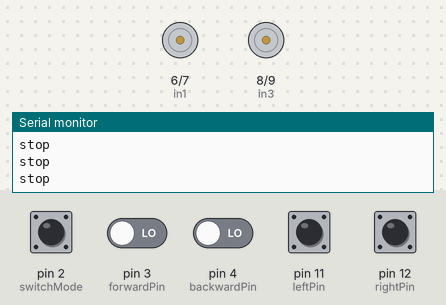
The sketch below on a simulated Arduino Uno, built with avr-gcc and run on an emulated ATmega328P. On the bench: motor-driver pin pairs drawn as motors (green arrow = first pin HIGH = forward, orange = second pin HIGH = backward, longer = more drive, scaled by the enable pin), the last lines printed to the serial monitor. The inputs (shaded band) are chosen by the test bench; at power-on: pin 2 (switchMode), pin 3 (forwardPin), pin 4 (backwardPin), pin 11 (leftPin), pin 12 (rightPin) LOW.

Above: at 1.3 s.
1.4 s: pin 11 (leftPin) pulled HIGH for 0.15 s
At 1.55 s:
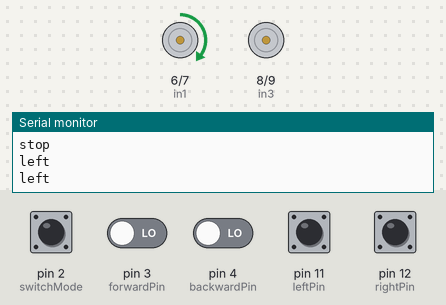
3.2 s: pin 3 (forwardPin) driven HIGH
At 4.2 s:
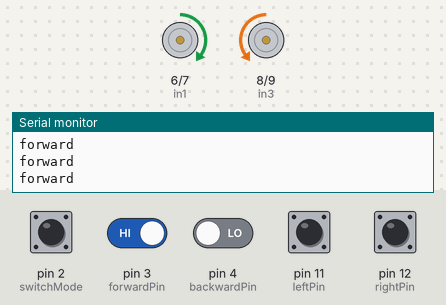
4.8 s: pin 3 (forwardPin) driven LOW
At 5.5 s:
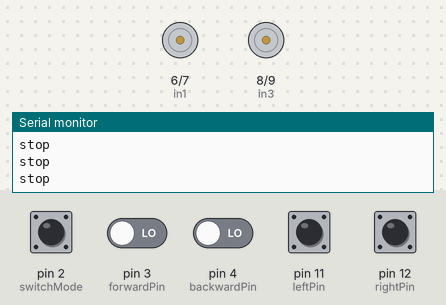
6.4 s: pin 4 (backwardPin) driven HIGH
At 6.8 s:
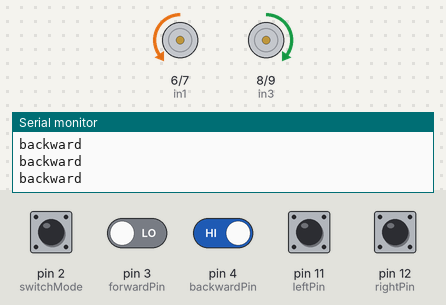
8.0 s: pin 4 (backwardPin) driven LOW
At 9.3 s:
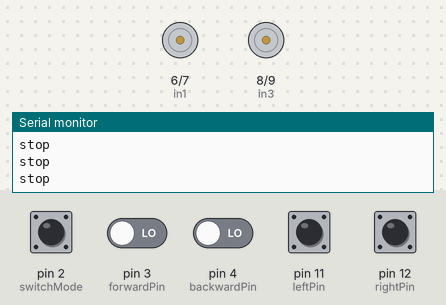
9.6 s: pin 12 (rightPin) pulled HIGH for 0.15 s
At 9.76 s:
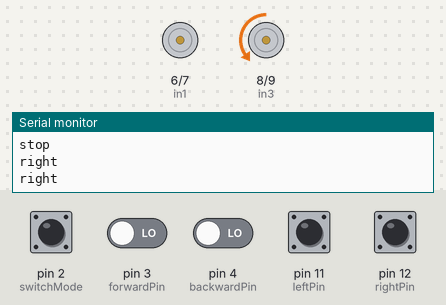
Timing chart, 0 to 12.4 s (numbered marks = the images above; inputs shaded):
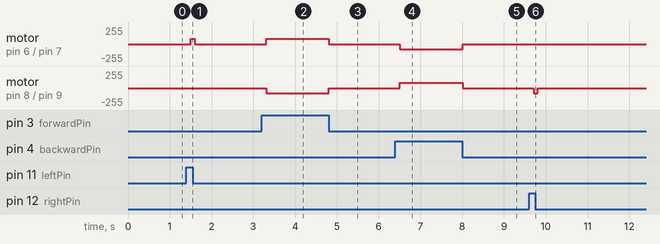

The sketch:

ArduinoCode.ino
```cpp
// motor control pins
const int enA = 5;
const int in1 = 6;
const int in2 = 7;
const int in3 = 8;
const int in4 = 9;
const int enB = 10;

// voice control input
const int forwardPin = 3;
const int backwardPin = 4;
const int leftPin = 11;
const int rightPin = 12;
// pin to switch the mode between joystick and voice control
const int switchMode = 2;

// joystick control input
const int yAxis_pin = A0; // Joysticks Y-axis
const int xAxis_pin = A1; // Joysticks X-axis

bool isJoystick = false;
int motorSpeedA = 0;
int motorSpeedB = 0;

void setup() {

  // put your setup code here, to run once:
  pinMode(forwardPin, INPUT);
  pinMode(backwardPin, INPUT);
  pinMode(leftPin, INPUT);
  pinMode(rightPin, INPUT);
  pinMode(switchMode, INPUT);

  pinMode(xAxis_pin, INPUT);
  pinMode(yAxis_pin, INPUT);

  pinMode(enA, OUTPUT);
  pinMode(in1, OUTPUT);
  pinMode(in2, OUTPUT);
  pinMode(in3, OUTPUT);
  pinMode(in4, OUTPUT);
  pinMode(enB, OUTPUT);

  digitalWrite(in1, LOW);
  digitalWrite(in2, LOW);
  digitalWrite(in3, LOW);
  digitalWrite(in4, LOW);
  analogWrite(enA, 0);
  analogWrite(enB, 0);

  Serial.begin(9600);
  delay(100);
}

void loop() {
  // if switchMode pin is HIGH then joystick should work
  if(digitalRead(switchMode) == HIGH){
    isJoystick = true;
  }
  else{
    isJoystick = false;
  }

  if(isJoystick){
    int xAxis = analogRead(xAxis_pin); // Read Joysticks X-axis
    int yAxis = analogRead(yAxis_pin); // Read Joysticks Y-axis


    if (xAxis > 470 && xAxis <550){
      // Y-axis used for left and right control
      if (yAxis < 470){
        right();
        motorSpeedA = map(yAxis, 470, 0, 0, 255);
        motorSpeedB = map(yAxis, 470, 0, 0, 255);
      }

      if (yAxis > 550) {
        left();
        motorSpeedA = map(yAxis, 550, 1023, 0, 255);
        motorSpeedB = map(yAxis, 550, 1023, 0, 255);
      }
    }
    else{
      if (yAxis > 470 && yAxis <550){
        // X-axis used for forward and backward control
        if (xAxis < 470){
          forward();
          motorSpeedA = map(xAxis, 470, 0, 0, 255);
          motorSpeedB = map(xAxis, 470, 0, 0, 255);
        }

        if (xAxis > 550){
          backward();
          motorSpeedA = map(xAxis, 550, 1023, 0, 255);
          motorSpeedB = map(xAxis, 550, 1023, 0, 255);
        }
      }
    }

  // Prevent buzzing at low speeds (Adjust according to your motors. My motors couldn't start moving if PWM value was below value of 70)
    if(motorSpeedA < 70){motorSpeedA = 0;}
    if(motorSpeedB < 70){motorSpeedB = 0;}

    analogWrite(enA, motorSpeedA); // Send PWM signal to motor A
    analogWrite(enB, motorSpeedB); // Send PWM signal to motor B

    delay(10);
  }

  // when isJoystick is false - voice control will be activated
  else{
    int speed = 80;
    if(digitalRead(forwardPin)==HIGH){
      forward();
      analogWrite(enA, speed);
      analogWrite(enB, speed);
    }
    else if(digitalRead(backwardPin)==HIGH){
      backward();
      analogWrite(enA, speed);
      analogWrite(enB, speed);
    }
    else if(digitalRead(leftPin)==HIGH){
      left();
      analogWrite(enA, speed);
      analogWrite(enB, 0);
    }
    else if(digitalRead(rightPin)==HIGH){
      right();
      analogWrite(enA, 0);
      analogWrite(enB, speed);
    }
    else{
      stop();
      analogWrite(enA, 0);
      analogWrite(enB, 0);
    }
  }
}

// functions for wheelchair movement
void forward(){
  digitalWrite(in1, HIGH);
  digitalWrite(in2, LOW);
  digitalWrite(in3, LOW);
  digitalWrite(in4, HIGH);
  Serial.println("forward");
  delay(100);
}

void backward(){
  digitalWrite(in1, LOW);
  digitalWrite(in2, HIGH);
  digitalWrite(in3, HIGH);
  digitalWrite(in4, LOW);
  Serial.println("backward");
  delay(100);
}

void left(){
  digitalWrite(in1, HIGH);
  digitalWrite(in2, LOW);
  digitalWrite(in3, LOW);
  digitalWrite(in4, LOW);
  Serial.println("left");
  delay(100);
}

void right(){
  digitalWrite(in1, LOW);
  digitalWrite(in2, LOW);
  digitalWrite(in3, LOW);
  digitalWrite(in4, HIGH);
  Serial.println("right");
  delay(100);
}

void stop(){
  digitalWrite(in1, LOW);
  digitalWrite(in2, LOW);
  digitalWrite(in3, LOW);
  digitalWrite(in4, LOW);
  Serial.println("stop");
  delay(100);
}
```

Measured:
- after the input at 1.4 s, motor on pin 6 (in1) / pin 7 (in2): stopped → forward 80/255 after 0.10 s, → stopped 0.10 s later
- after the input at 3.2 s, motor on pin 6 (in1) / pin 7 (in2): stopped → forward 80/255 after 0.10 s; motor on pin 8 (in3) / pin 9 (in4): stopped → backward 80/255 after 0.10 s
- after the input at 4.8 s, motor on pin 6 (in1) / pin 7 (in2): forward 80/255 → stopped at once; motor on pin 8 (in3) / pin 9 (in4): backward 80/255 → stopped at once
- after the input at 6.4 s, motor on pin 6 (in1) / pin 7 (in2): stopped → backward 80/255 after 0.11 s; motor on pin 8 (in3) / pin 9 (in4): stopped → forward 80/255 after 0.11 s
- after the input at 8.0 s, motor on pin 6 (in1) / pin 7 (in2): backward 80/255 → stopped at once; motor on pin 8 (in3) / pin 9 (in4): forward 80/255 → stopped at once
- after the input at 9.6 s, motor on pin 8 (in3) / pin 9 (in4): stopped → backward 80/255 after 0.11 s, → stopped 0.10 s later
